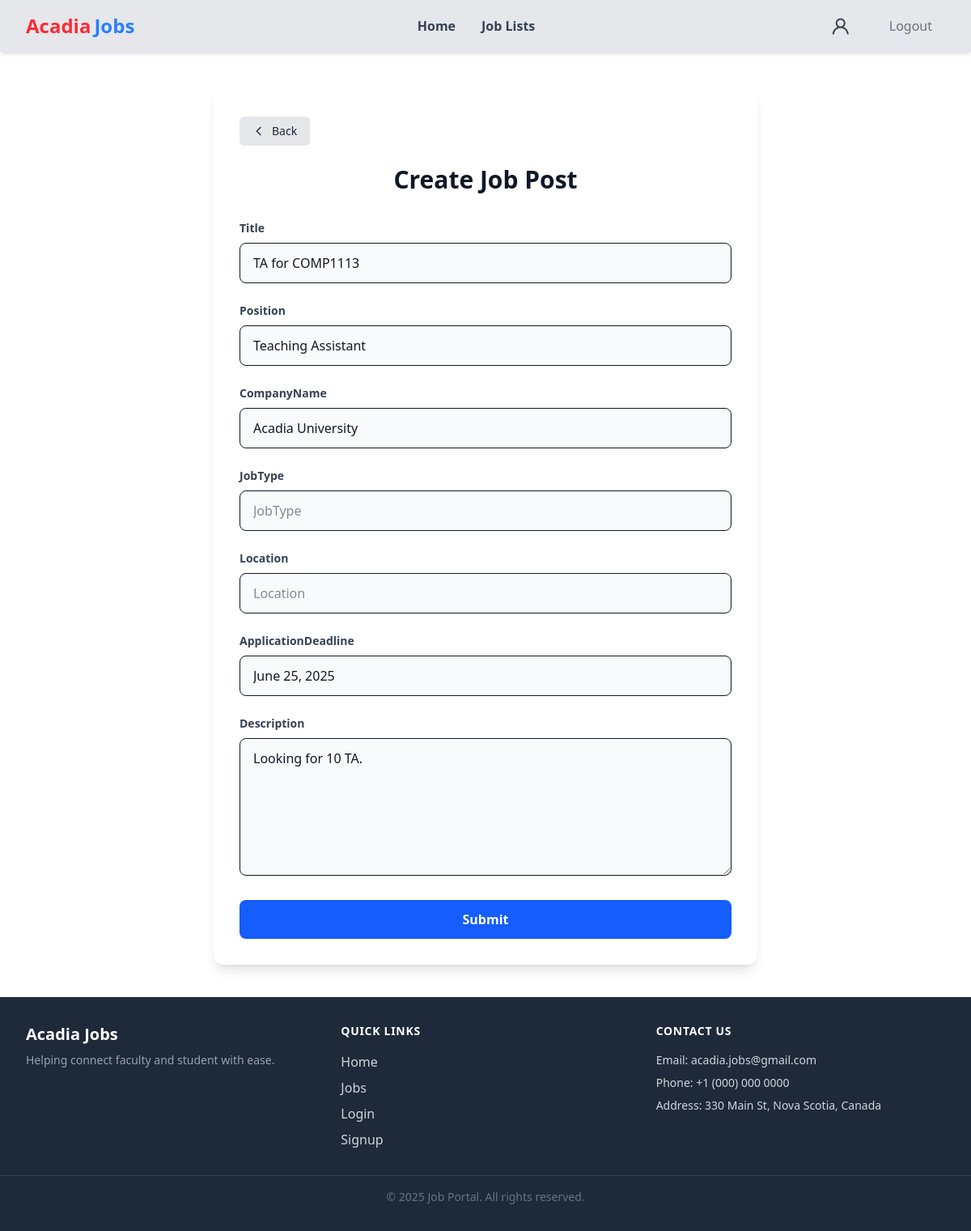
The app's page /jobs/edit/3/ (signed in) with its own data.
### loginSignup/models.py (models this page shows, shortened)
class CreateJob(models.Model):
    JOB_TYPE = (
        ("full-time", "Full Time"),
        ("part-time", "Part Time"),
        ("internship", "Internship"),
        ("co-op", "Co-op")
    )
    LOCATION = (
        ("remote", "Remote"),
        ("in-person", "In Person")
    )
    title = models.CharField(max_length=200)
    position = models.CharField(max_length=100)
    companyName = models.CharField(max_length=100)
    jobType = models.CharField(max_length=50, default="")
    location = models.CharField(max_length=50, default="")
    applicationDeadline = models.DateField(default=None)
    description = models.TextField()
    posted_by = models.ForeignKey('loginSignup.CustomUser', on_delete=models.CASCADE)
    posted_date = models.DateField(auto_now_add=True)

### loginSignup/views.py (the view)
# urls.py: path('jobs/edit/<int:job_id>/', views.editJob, name='edit_job')
@login_required(login_url="/login")
@faculty_required
def editJob(request, job_id):
    job = get_object_or_404(CreateJob, id=job_id, posted_by=request.user)
    if request.method == "POST":
        form = JobPost(request.POST, instance=job)
        if form.is_valid():
            form.save()
            messages.success(request, "Job Updated Successfully!")
            return redirect('test')
    else:
        form = JobPost(instance=job)
    return render(request, "createJob.html", {'form': form, 'edit': True})

### loginSignup/forms.py
class JobPost(forms.ModelForm):
    class Meta:
        model = CreateJob
        fields = ['title', 'position', 'companyName','jobType', 'location', 'applicationDeadline', 'description']

### loginSignup/views.py (called while the page is built)
def faculty_required(view_func):
    @wraps(view_func)
    def wrapper(request, *args, **kwargs):
        if not request.user.is_authenticated:
            return redirect('login')
        if hasattr(request.user, 'user_type') and request.user.user_type == "faculty":
            return view_func(request, *args, **kwargs)
        return HttpResponseForbidden("You do not have permission to access this page.")
    return wrapper

### loginSignup/templates/createJob.html (shortened to what this page needs)
{% extends "base.html" %}
{% block content %}
<div class="max-w-2xl mx-auto mt-12 bg-white shadow-lg rounded-xl p-8">
  <div class="mb-6">
    <a href="{% url 'test' %}" class="inline-flex items-center bg-gray-200 text-gray-800 px-4 py-2 rounded-md hover:bg-gray-300 text-sm font-medium transition-colors duration-200">
      <svg class="w-4 h-4 mr-2" fill="none" stroke="currentColor" viewBox="0 0 24 24" xmlns="http://www.w3.org/2000/svg">
        <path stroke-linecap="round" stroke-linejoin="round" stroke-width="2" d="M15 19l-7-7 7-7"></path>
      </svg>
      Back
    </a>
  </div>
  <h2 class="text-3xl font-bold mb-8 text-center text-gray-900">Create Job Post</h2>
  <form method="POST" class="space-y-6">
    {% for field in form %}
      <div>
        <label for="{{ field.id_for_label }}" class="block text-sm font-semibold text-gray-700 mb-2">
          {{ field.label }}
        </label>
        <div class="relative">
          {% if field.name == 'description' %}
            <textarea
              name="{{ field.name }}"
              id="{{ field.id_for_label }}"
              class="w-full px-4 py-3 border border-gray-200 rounded-lg bg-gray-50 text-gray-900 placeholder-gray-400 focus:outline-none focus:ring-2 focus:ring-blue-500 focus:border-transparent transition-colors duration-200"
              placeholder="{{ field.label }}"
              rows="6"
            >{{ field.value|default:'' }}</textarea>
          {% else %}
            <input
              type="{{ field.type|default:'text' }}"
              name="{{ field.name }}"
              id="{{ field.id_for_label }}"
              class="w-full px-4 py-3 border border-gray-200 rounded-lg bg-gray-50 text-gray-900 placeholder-gray-400 focus:outline-none focus:ring-2 focus:ring-blue-500 focus:border-transparent transition-colors duration-200"
              value="{{ field.value|default:'' }}"
              placeholder="{{ field.label }}"
            >
          {% endif %}
        </div>
      </div>
    {% endfor %}
    <button
      type="submit"
      class="w-full bg-blue-600 text-white font-semibold py-3 px-4 rounded-lg hover:bg-blue-700 focus:outline-none focus:ring-2 focus:ring-blue-500 focus:ring-offset-2 transition-colors duration-200"
    >
      Submit
    </button>
  </form>
</div>
{% endblock %}

### records on screen
CreateJob: title "TA for COMP1113" "Teaching Assistant" "Acadia University" "June 25, 2025", description "Looking for 10 TA."

### other values on screen
{{ field.label }} "Title" "Position" "CompanyName" "JobType" "Location" "ApplicationDeadline" "Description"
{{ year|default:2025 }} "2025"
